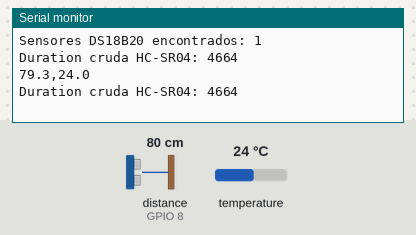
Simulated run of this sketch. Board: ESP32-S3. On the bench: the last lines printed to the serial monitor. Wiring (inferred from the names in the program): ultrasonic range finder: trigger GPIO 9; echo GPIO 8. The test bench sets the inputs (shaded band); at power-on: distance to the obstacle (sensor on GPIO 8) 80 cm, temperature 24 °C. The echo pulse lasts 58.3 µs per cm.

Above: at 2.5 s.
2.6 s: distance to the obstacle (sensor on GPIO 8) set to 2 cm
At 3.4 s:
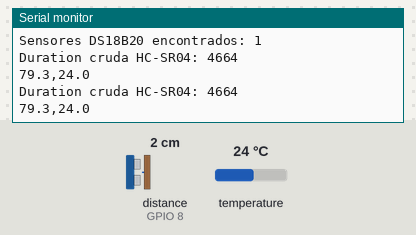
5.0 s: temperature set to 12 °C
At 6.5 s:
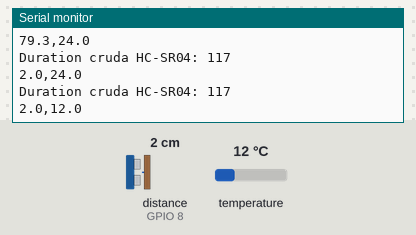
7.4 s: distance to the obstacle (sensor on GPIO 8) set to 4 cm
At 8.7 s:
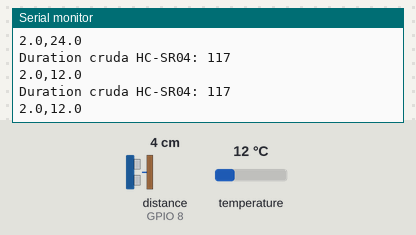
9.8 s: temperature set to 19 °C
At 12.2 s:
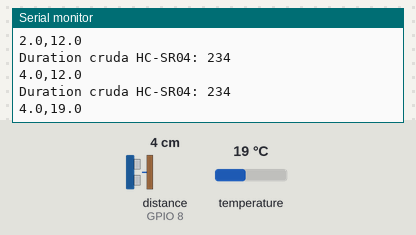
Timing chart, 0 to 13.2 s (numbered marks = the images above; inputs shaded):
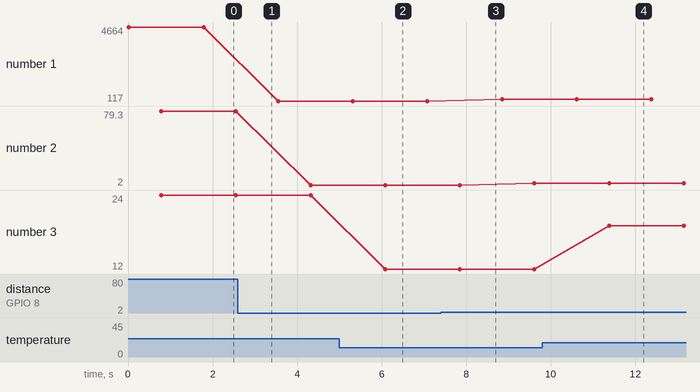

The sketch:

nivel_laguna_diagnostico.ino
```cpp
// ── Monitor de nivel de agua y temperatura ───────────
// HC-SR04: mide distancia a la superficie del agua
// DS18B20: mide temperatura del agua

#include <OneWire.h>
#include <DallasTemperature.h>

// ── Pines del HC-SR04 ──────────────────────────────
const int trigPin = 9;
const int echoPin = 8;

// ── Pines del DS18B20 ──────────────────────────────
const int oneWireBus = 2;
OneWire oneWire(oneWireBus);
DallasTemperature sensors(&oneWire);

void setup() {
  Serial.begin(9600);

  pinMode(trigPin, OUTPUT);
  pinMode(echoPin, INPUT);

  sensors.begin();

  // ── Diagnóstico DS18B20 ──────────────────────────
  int encontrados = sensors.getDeviceCount();
  Serial.print("Sensores DS18B20 encontrados: ");
  Serial.println(encontrados);

  if (encontrados == 0) {
    Serial.println("ERROR: Revisá el cableado y la resistencia pull-up del DS18B20");
  }
}

void loop() {
  // ── Medir distancia con HC-SR04 ──────────────────
  digitalWrite(trigPin, LOW);
  delayMicroseconds(2);
  digitalWrite(trigPin, HIGH);
  delayMicroseconds(10);
  digitalWrite(trigPin, LOW);

  long duration = pulseIn(echoPin, HIGH, 30000);

  // Diagnóstico HC-SR04
  Serial.print("Duration cruda HC-SR04: ");
  Serial.println(duration);

  float distancia;
  if (duration == 0) {
    distancia = -1.0;
  } else {
    distancia = duration * 0.034 / 2;
  }

  // ── Medir temperatura con DS18B20 ────────────────
  sensors.requestTemperatures();
  float temperatura = sensors.getTempCByIndex(0);

  if (temperatura == DEVICE_DISCONNECTED_C) {
    temperatura = -1.0;
  }

  // ── Enviar datos al ESP32 ─────────────────────────
  Serial.print(distancia, 1);
  Serial.print(",");
  Serial.println(temperatura, 1);

  delay(1000);
}
```

Measured:
- after the input at 5.0 s, the serial monitor: prints a new line after 1.1 s (image 2)
- after the input at 9.8 s, the serial monitor: prints a new line after 1.6 s (image 4)
- plotted number 1: 4664 → 117 after the input at 2.6 s, 117 → 234 after the input at 7.4 s
- plotted number 2: 79.3 → 2 after the input at 2.6 s
- plotted number 3: 24 → 12 after the input at 5.0 s, 12 → 19 after the input at 9.8 s
